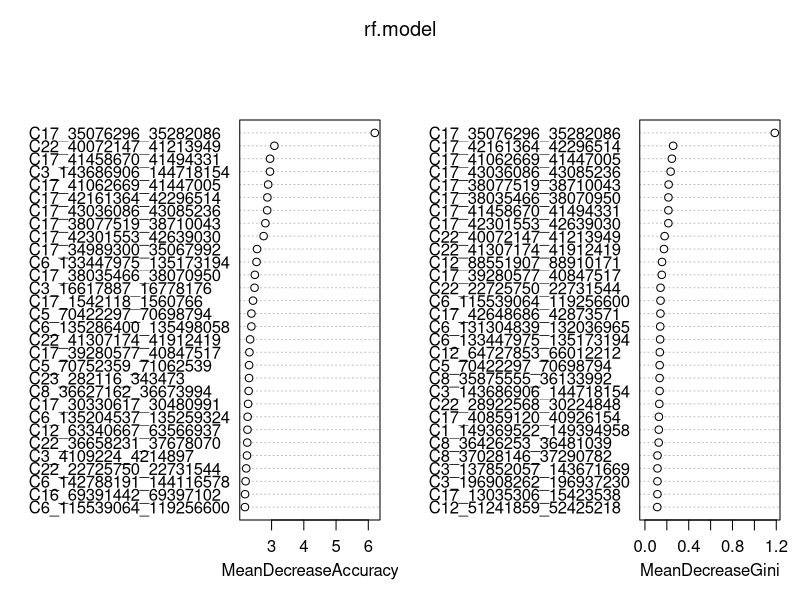

The R source for this figure: (Note: a time limit stopped this script after it produced the figure.)
## ---- chunk 1
knitr::opts_chunk$set(echo = TRUE)
library(tidyverse)
library(readr)
library(randomForest)
library(class)
## ---- chunk 2
train <-  read_delim("Train_call.txt",delim="\t") %>%
  mutate(chrom_loc = as.factor(paste0("C",Chromosome,"_",Start,"_",End)))

metadata <- train %>% subset(select=c(Chromosome, Start, End, Nclone, chrom_loc))

train <- train %>% gather(Sample,"measurements", which(grepl("Array",names(train)))) %>%
  subset(select=c(Sample, measurements, chrom_loc)) %>% spread(chrom_loc, measurements)

train <- read_delim("Train_clinical.txt", delim="\t") %>%
  mutate(Subgroup = as.factor(Subgroup)) %>%
  merge(train)  %>% as.data.frame()

set.seed(130910)
is.train <- sample(c(TRUE,FALSE), nrow(train), replace = TRUE, prob = c(0.8,0.2))
test <- train[!is.train,] %>% as.data.frame()
train <- train[is.train,] %>% as.data.frame()

train$Sample <- NULL
test$Sample <- NULL
## ---- chunk 3
set.seed(12)
rf.model <- randomForest(Subgroup ~ ., data=train, ntrees = 1000, importance=TRUE)
varImpPlot(rf.model)
rf.predict <- predict(rf.model, test)
mean(test$Subgroup == rf.predict)
## ---- chunk 4
nn3 <- knn(train[,-1], test[,-1], unlist(train$Subgroup),  k=5, prob=TRUE)
mean(nn3 == test$Subgroup)
## ---- chunk 5
library(e1071)
tuned_svm<-tune(svm, train.x=train[,-1], train.y = unlist(train$Subgroup),kernel="linear", range=list(cost=10^(-2:2)))
print(tuned_svm)
svm_good_model<-svm(Subgroup~., data=train, kernel="linear",cost=tuned_svm$best.parameters$cost)
svm.predict <- predict(svm_good_model, test)
mean(svm.predict == test$Subgroup)
## ---- chunk 6
library(e1071)
tuned_svm<-tune(svm, train.x=train[,-1], train.y = unlist(train$Subgroup),kernel="radial", range=list(cost=2^seq(-5,15,2), gamma=2^seq(-15,3,2)))
print(tuned_svm)
svm_good_model<-svm(Subgroup~., data=train, kernel="radial",cost=tuned_svm$best.parameters$cost)
svm.predict <- predict(svm_good_model, test)
mean(svm.predict == test$Subgroup)
## ---- chunk 7
PCA.out <- scale(train[,-1], center = TRUE, scale = TRUE) %>%  prcomp()
plot(PCA.out$sdev^2/sum(PCA.out$sdev^2)*100)
plot(PCA.out$x[,1], PCA.out$x[,2], col = train$Subgroup, pch=16)
